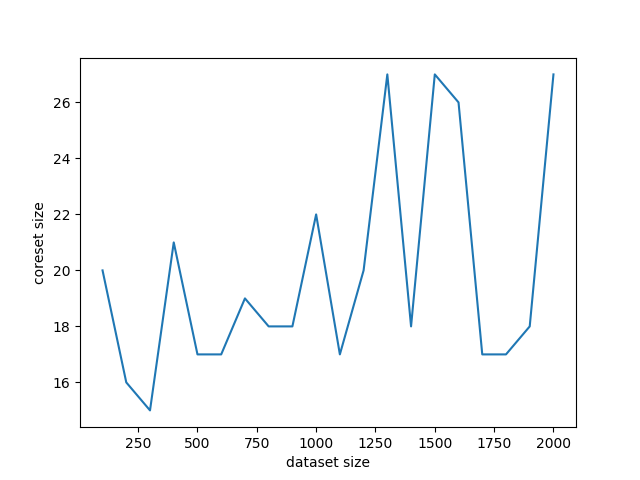

This chart was generated by the following Python code:
import numpy as np
from Q1 import one_center_grid_coreset
import matplotlib.pyplot as plt


coreset_lens = []

for n in range(100, 2001, 100):
    points = np.random.rand(n, 3) * 1000
    coreset = one_center_grid_coreset(points, 0.5)
    coreset_lens.append(len(coreset))

plt.plot(range(100, 2001, 100), coreset_lens)
plt.xlabel('dataset size')
plt.ylabel('coreset size')
plt.show()
